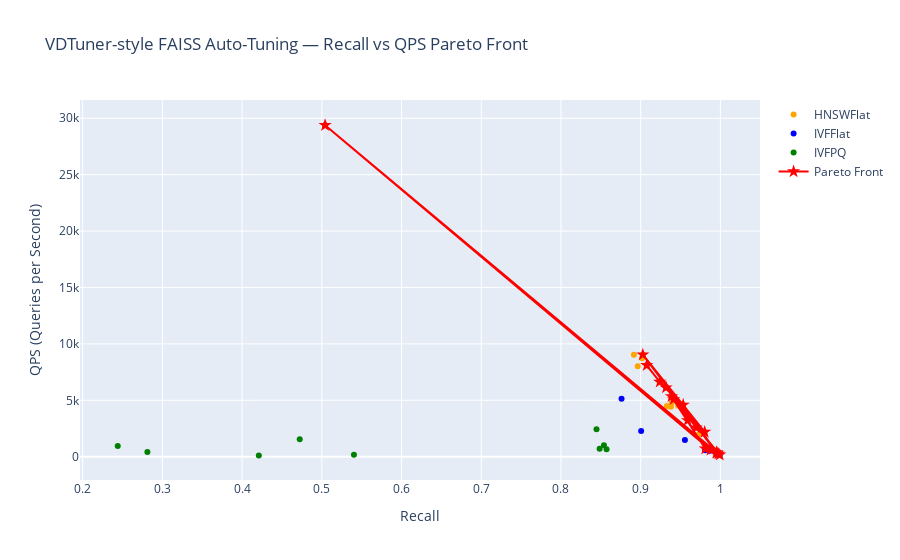

Notebook code cell kept with this figure:
### Code cell
# ==============================================================
# STEP 4 — Run NSGA-II Optimization (Evolutionary Search)
# ==============================================================
print("\n🚀 Starting FAISS adaptive tuning (NSGA-II)…")
optuna.logging.set_verbosity(optuna.logging.WARNING)

study = optuna.create_study(
    study_name="glove_faiss_adaptive_tuning",
    directions=["maximize", "maximize"],  # maximize QPS & Recall
    sampler=NSGAIISampler(population_size=24),
)

# Optional: warm-start with a few good prior configs (enqueue)
study.enqueue_trial({"index_type": "IVFFlat", "nlist": 540, "nprobe": 120})
study.enqueue_trial({"index_type": "IVFPQ",   "nlist": 820, "nprobe": 110, "pq_mode":"accurate", "pq_m":50})
study.enqueue_trial({"index_type": "HNSWFlat","hnsw_m": 32, "hnsw_efConstruction": 200, "hnsw_efSearch": 250})

n_trials = 40  # increase to 80–120 for paper-quality fronts
print(f"🔍 Using {num_query_vectors} queries; trials = {n_trials}")
study.optimize(objective, n_trials=n_trials)

print("\n✅ Tuning completed!\n")
for trial in study.best_trials:
    print(f"Params: {trial.params} | QPS: {trial.values[0]:.2f} | Recall: {trial.values[1]:.4f}")

# ==============================================================
# STEP 5 — Visualize Pareto Front (Color-coded by Index Type)
# ==============================================================
all_trials = [t for t in study.trials if t.values and "index_type" in t.params]
index_types = sorted(set(t.params["index_type"] for t in all_trials))
colors = {"IVFFlat": "blue", "IVFPQ": "green", "HNSWFlat": "orange"}

fig = go.Figure()
for idx_type in index_types:
    xs = [t.values[1] for t in all_trials if t.params["index_type"] == idx_type]  # recall
    ys = [t.values[0] for t in all_trials if t.params["index_type"] == idx_type]  # qps
    fig.add_trace(go.Scatter(
        x=xs, y=ys, mode="markers",
        name=idx_type,
        marker=dict(color=colors.get(idx_type, "gray"), size=6)
    ))

pareto_trials = study.best_trials
fig.add_trace(go.Scatter(
    x=[t.values[1] for t in pareto_trials],
    y=[t.values[0] for t in pareto_trials],
    mode="markers+lines",
    name="Pareto Front",
    marker=dict(color="red", size=10, symbol="star")
))

fig.update_layout(
    title="VDTuner-style FAISS Auto-Tuning — Recall vs QPS Pareto Front",
    xaxis_title="Recall",
    yaxis_title="QPS (Queries per Second)",
    hovermode="closest",
)

try:
    fig.show()
except Exception:
    fig.write_html("faiss_pareto.html")
    print("📊 Plot saved as faiss_pareto.html")

# ==============================================================
# STEP 6 — Export Results (Optional)
# ==============================================================
try:
    df = study.trials_dataframe()
    df.to_csv("faiss_tuning_results.csv", index=False)
    print("📝 Saved all trial results → faiss_tuning_results.csv")
except Exception as e:
    print(f"Skip saving CSV (install pandas if needed): {e}")
# %%

### Figure 1 — Plotly figure (JSON) as saved in the notebook; plotly's stock layout.template omitted (floating-point values rounded to 4 significant figures)
{"data": [{"marker": {"color": "orange", "size": 6}, "mode": "markers", "name": "HNSWFlat", "type": "scatter", "x": [0.9387, 0.9017, 0.8963, 0.9329, 0.9379, 0.947, 0.9414, 0.9589, 0.9533, 0.9027, 0.9803, 0.9695, 0.8915, 0.9389, 0.9318, 0.9239, 0.9076, 0.9732], "y": [5341.0, 8735.0, 8010.0, 4498.0, 4429.0, 4507.0, 5089.0, 3224.0, 4595.0, 9044.0, 2192.0, 2584.0, 9037.0, 4782.0, 6127.0, 6632.0, 8105.0, 1989.0]}, {"marker": {"color": "blue", "size": 6}, "mode": "markers", "name": "IVFFlat", "type": "scatter", "x": [0.9812, 0.9811, 0.9958, 0.9555, 0.876, 0.9877, 0.9954, 0.9975, 0.9992, 0.9951, 0.9867, 0.9006], "y": [562.9, 707.0, 339.5, 1483.0, 5147.0, 599.0, 354.4, 248.8, 174.1, 368.0, 521.4, 2279.0]}, {"marker": {"color": "green", "size": 6}, "mode": "markers", "name": "IVFPQ", "type": "scatter", "x": [0.8446, 0.5041, 0.421, 0.2812, 0.244, 0.5403, 0.4723, 0.8485, 0.8539, 0.8572], "y": [2441.0, 29380.0, 103.8, 419.6, 939.2, 171.1, 1546.0, 706.0, 1013.0, 657.1]}, {"marker": {"color": "red", "size": 10, "symbol": "star"}, "mode": "markers+lines", "name": "Pareto Front", "type": "scatter", "x": [0.9387, 0.9811, 0.9958, 0.5041, 0.9877, 0.9954, 0.9975, 0.9992, 0.9414, 0.9589, 0.9533, 0.9951, 0.9027, 0.9803, 0.9695, 0.9318, 0.9239, 0.9076], "y": [5341.0, 707.0, 339.5, 29380.0, 599.0, 354.4, 248.8, 174.1, 5089.0, 3224.0, 4595.0, 368.0, 9044.0, 2192.0, 2584.0, 6127.0, 6632.0, 8105.0]}], "layout": {"hovermode": "closest", "title": {"text": "VDTuner-style FAISS Auto-Tuning — Recall vs QPS Pareto Front"}, "xaxis": {"title": {"text": "Recall"}}, "yaxis": {"title": {"text": "QPS (Queries per Second)"}}}}
